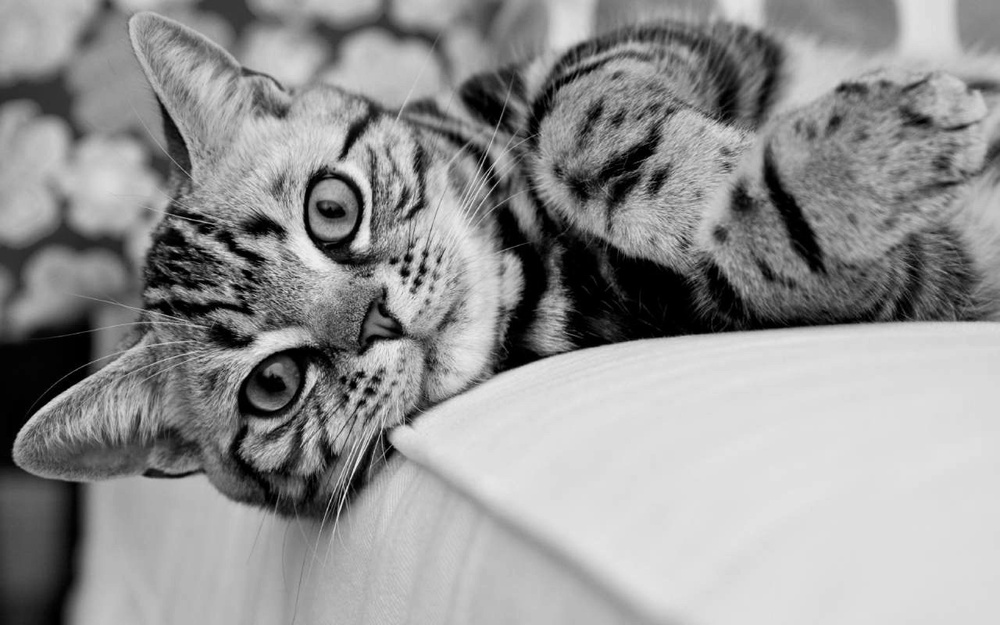
#> input picture cv/basic/cat.jpg, 1000 x 625 px, shrunk from 1280 x 800 before the run, found by its file name
$ python basic5.py
#> lines starting #> are read from the running program, lines starting #| are printed output that depends on the picture
import cv2
import numpy as np
img= cv2.imread("/home/rodion/yuliia0/aboba/cv/basic/cat.jpg")
#> img is the input picture: shape (625, 1000, 3); min 0, max 242, mean 146.8
ker = np.ones((5, 5), np.uint8)
open = cv2.dilate(cv2.erode(img, ker),ker)
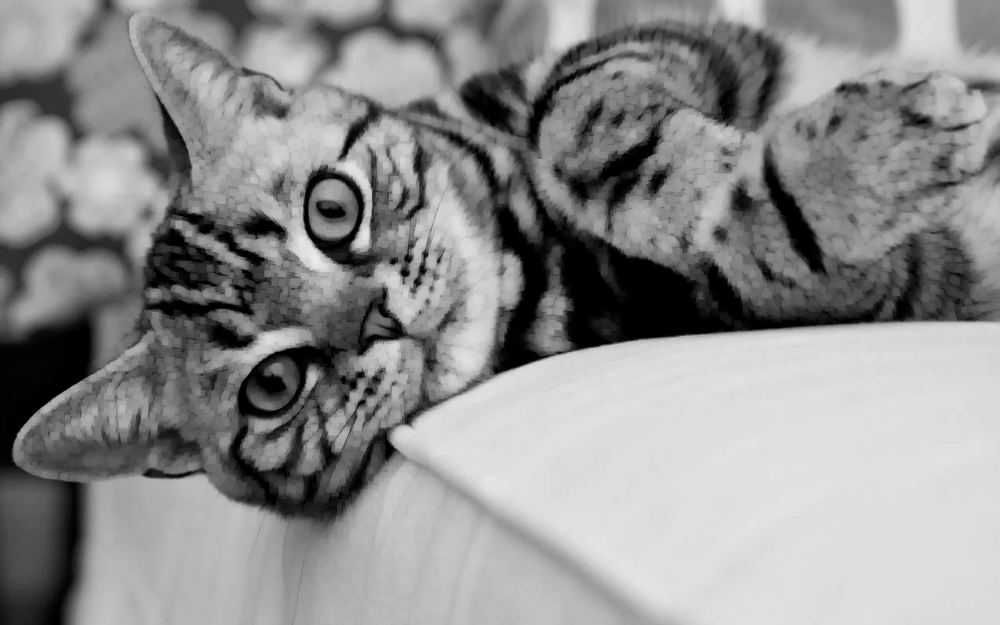
#> open: shape (625, 1000, 3); min 0, max 233, mean 142
close = cv2.erode(cv2.dilate(img, ker),ker)
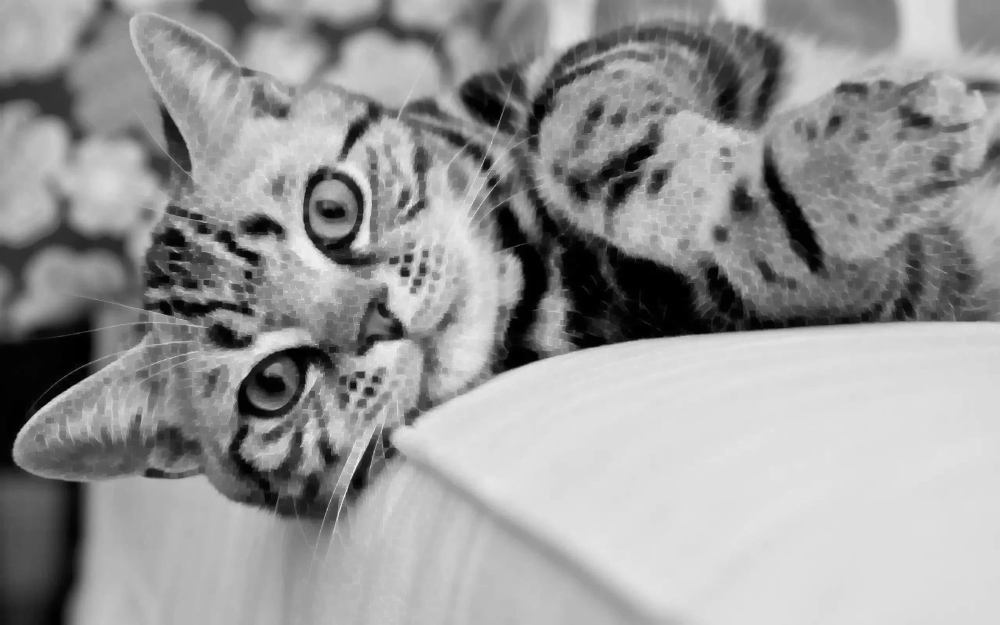
#> close: shape (625, 1000, 3); min 0, max 242, mean 151.8
morph=cv2.dilate (img, ker)-cv2.erode(img, ker)
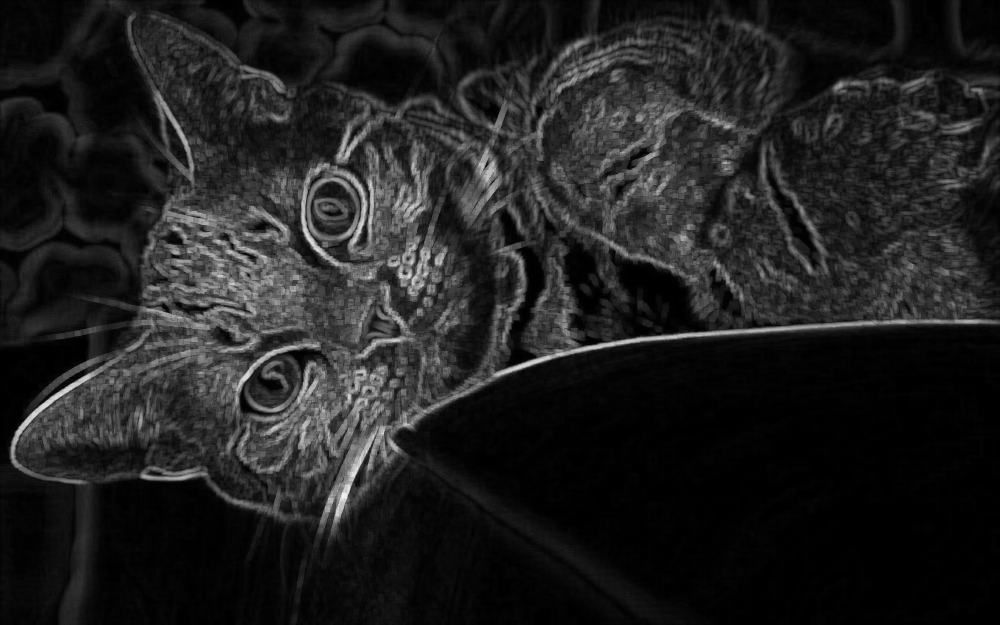
#> morph: shape (625, 1000, 3); min 0, max 242, mean 32.4
top=img-open
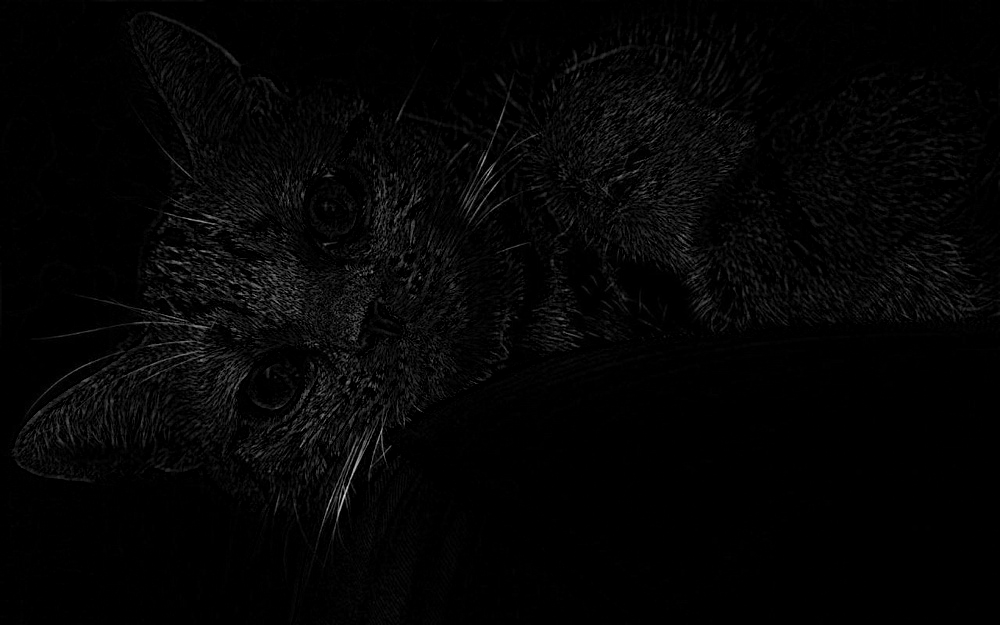
#> top: shape (625, 1000, 3); min 0, max 232, mean 4.8
bl=close-img
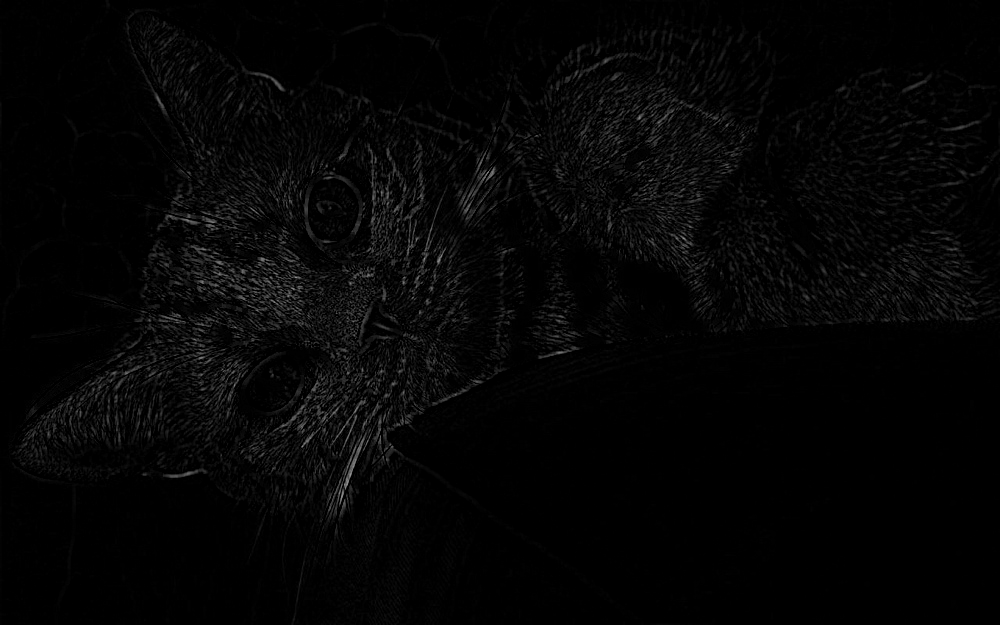
#> bl: shape (625, 1000, 3); min 0, max 148, mean 5

cv2.imshow("original", img)
cv2.imshow("open", open)
cv2.imshow("close", close)
cv2.imshow("morphological gradient", morph)
cv2.imshow("Top Hat", top)
cv2.imshow("Black Hat", bl)
cv2.waitKey(0)
